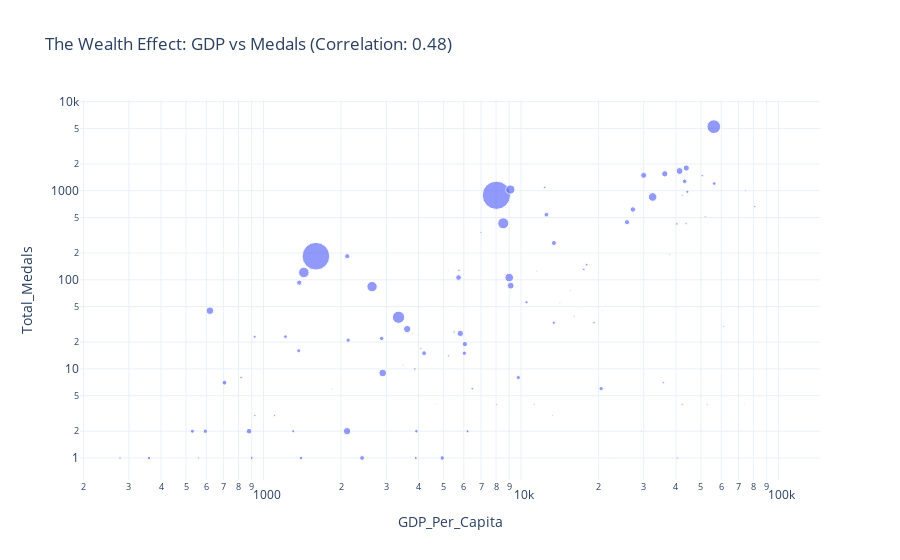

Notebook cell for this chart:
### Markdown cell above
## 3. Statistical Analysis: The Wealth Gap

### 3.1 GDP vs Medals Correlation
We use a log-scale scatter plot to show the correlation between economic power and sporting success. This forms the basis of our "Root Cause" analysis.

### Code cell
country_stats = olympics_merged.groupby('Country').agg(
    Total_Medals=('Medal', 'count'),
    GDP_Per_Capita=('GDP per Capita', 'mean'),
    Population=('Population', 'mean')
).reset_index()

country_stats = country_stats.dropna(subset=['GDP_Per_Capita'])
country_stats['GDP_Log'] = np.log1p(country_stats['GDP_Per_Capita'])
country_stats['Medals_Log'] = np.log1p(country_stats['Total_Medals'])

# Calculate Correlation
correlation = country_stats[['GDP_Log', 'Medals_Log']].corr().iloc[0, 1]

fig = px.scatter(country_stats, x='GDP_Per_Capita', y='Total_Medals', size='Population',
                 hover_name='Country', log_x=True, log_y=True,
                 title=f'The Wealth Effect: GDP vs Medals (Correlation: {correlation:.2f})',
                 template='plotly_white')
fig.show()

### Figure 1 — Plotly figure (JSON) as saved in the notebook; plotly's stock layout.template omitted (floating-point values rounded to 4 significant figures)
{"data": [{"hovertemplate": "<b>%{hovertext}</b><br><br>GDP_Per_Capita=%{x}<br>Total_Medals=%{y}<br>Population=%{marker.size}<extra></extra>", "hovertext": ["Afghanistan", "Algeria", "Argentina", "Armenia", "Australia", "Austria", "Azerbaijan", "Bahamas", "Bahrain", "Barbados", "Belarus", "Belgium", "Botswana", "Brazil", "Bulgaria", "Burundi", "Cameroon", "Canada", "Chile", "China", "Colombia", "Costa Rica", "Cote d'Ivoire", "Croatia", "Cyprus", "Czech Republic", "Denmark", "Djibouti", "Dominican Republic", "Ecuador", "Egypt", "Estonia", "Ethiopia", "Finland", "France", "Gabon", "Georgia", "Germany", "Ghana", "Greece", "Grenada", "Guatemala", "Guyana", "Haiti", "Hong Kong*", "Hungary", "Iceland", "India", "Indonesia", "Iraq", "Ireland", "Israel", "Italy", "Jamaica", "Japan", "Kazakhstan", "Kenya", "Korea, South", "Kuwait", "Kyrgyzstan", "Latvia", "Lebanon", "Lithuania", "Luxembourg", "Macedonia", "Malaysia", "Mauritius", "Mexico", "Moldova", "Mongolia", "Morocco", "Mozambique", "Namibia", "Netherlands", "New Zealand", "Niger", "Nigeria", "Norway", "Pakistan", "Panama", "Paraguay", "Peru", "Philippines", "Poland", "Portugal", "Qatar", "Russia", "Saudi Arabia", "Senegal", "Serbia", "Singapore", "Slovakia", "Slovenia", "South Africa", "Spain", "Sri Lanka", "Sudan", "Suriname", "Sweden", "Switzerland", "Tajikistan", "Tanzania", "Thailand", "Togo", "Tonga", "Trinidad and Tobago", "Tunisia", "Turkey", "Uganda", "Ukraine", "United Arab Emirates", "United Kingdom", "United States", "Uruguay", "Uzbekistan", "Vietnam", "Zambia", "Zimbabwe"], "legendgroup": "", "marker": {"color": "#636efa", "size": [32530000.0, 39670000.0, 43420000.0, 3018000.0, 23780000.0, 8611000.0, 9651000.0, 388000.0, 1377000.0, 284200.0, 9513000.0, 11290000.0, 2262000.0, 207800000.0, 7178000.0, 11180000.0, 23340000.0, 35850000.0, 17950000.0, 1371000000.0, 48230000.0, 4808000.0, 22700000.0, 4224000.0, 1165000.0, 10550000.0, 5676000.0, 887900.0, 10530000.0, 16140000.0, 91510000.0, 1312000.0, 99390000.0, 5482000.0, 66810000.0, 1725000.0, 3679000.0, 81410000.0, 27410000.0, 10820000.0, 106800.0, 16340000.0, 767100.0, 10710000.0, 7306000.0, 9845000.0, 330800.0, 1311000000.0, 257600000.0, 36420000.0, 4641000.0, 8380000.0, 60800000.0, 2726000.0, 127000000.0, 17540000.0, 46050000.0, 50620000.0, 3892000.0, 5957000.0, 1978000.0, 5851000.0, 2910000.0, 569700.0, 2078000.0, 30330000.0, 1263000.0, 127000000.0, 3554000.0, 2959000.0, 34380000.0, 27980000.0, 2459000.0, 16940000.0, 4596000.0, 19900000.0, 182200000.0, 5196000.0, 188900000.0, 3929000.0, 6639000.0, 31380000.0, 100700000.0, 38000000.0, 10350000.0, 2235000.0, 144100000.0, 31540000.0, 15130000.0, 7098000.0, 5535000.0, 5424000.0, 2064000.0, 54960000.0, 46420000.0, 20970000.0, 40230000.0, 543000.0, 9799000.0, 8287000.0, 8482000.0, 53470000.0, 67960000.0, 7305000.0, 106200.0, 1360000.0, 11110000.0, 78670000.0, 39030000.0, 45200000.0, 9157000.0, 65140000.0, 321400000.0, 3432000.0, 31300000.0, 91700000.0, 16210000.0, 15600000.0], "sizemode": "area", "sizeref": 3428050, "symbol": "circle"}, "mode": "markers", "name": "", "orientation": "v", "showlegend": false, "type": "scatter", "x": [594.3, 4206.0, 13430.0, 3489.0, 56310.0, 43770.0, 5496.0, 22820.0, 22600.0, 15430.0, 5740.0, 40320.0, 6360.0, 8539.0, 6993.0, 277.1, 1217.0, 43250.0, 13420.0, 8028.0, 6056.0, 11260.0, 1399.0, 11540.0, 23240.0, 17550.0, 51990.0, 1945.0, 6468.0, 6205.0, 3615.0, 17120.0, 619.2, 42310.0, 36210.0, 8266.0, 3796.0, 41310.0, 1370.0, 18000.0, 9212.0, 3903.0, 4127.0, 818.3, 42330.0, 12360.0, 50170.0, 1598.0, 3346.0, 4944.0, 61130.0, 35730.0, 29960.0, 5232.0, 32480.0, 10510.0, 1377.0, 27220.0, 29300.0, 1103.0, 13650.0, 8048.0, 14150.0, 101400.0, 4853.0, 9768.0, 9252.0, 9005.0, 1848.0, 3968.0, 2878.0, 529.2, 4674.0, 44300.0, 37810.0, 359.0, 2640.0, 74400.0, 1435.0, 13270.0, 4081.0, 6027.0, 2904.0, 12550.0, 19220.0, 73650.0, 9093.0, 20480.0, 899.6, 5235.0, 52890.0, 16090.0, 20730.0, 5724.0, 25830.0, 3926.0, 2415.0, 9485.0, 50580.0, 80950.0, 925.9, 879.0, 5815.0, 559.6, 4099.0, 17320.0, 3873.0, 9126.0, 705.3, 2115.0, 40440.0, 43880.0, 56120.0, 15570.0, 2132.0, 2111.0, 1305.0, 924.1], "xaxis": "x", "y": [2, 15, 259, 11, 1204, 426, 26, 27, 1, 1, 128, 424, 1, 431, 339, 1, 23, 1274, 33, 889, 19, 4, 1, 125, 1, 131, 512, 1, 6, 2, 28, 46, 45, 890, 1548, 1, 25, 1665, 16, 148, 1, 1, 1, 8, 4, 1091, 17, 184, 38, 1, 30, 7, 1488, 127, 851, 56, 93, 616, 2, 3, 35, 4, 55, 4, 1, 8, 1, 106, 6, 24, 22, 2, 4, 973, 191, 1, 84, 1011, 121, 3, 17, 15, 9, 538, 33, 4, 1031, 6, 1, 14, 4, 39, 44, 106, 444, 2, 1, 2, 1477, 665, 3, 2, 25, 1, 1, 20, 10, 86, 7, 184, 1, 1799, 5238, 76, 21, 2, 2, 23], "yaxis": "y"}], "layout": {"legend": {"itemsizing": "constant", "tracegroupgap": 0}, "title": {"text": "The Wealth Effect: GDP vs Medals (Correlation: 0.48)"}, "xaxis": {"anchor": "y", "domain": [0, 1], "title": {"text": "GDP_Per_Capita"}, "type": "log"}, "yaxis": {"anchor": "x", "domain": [0, 1], "title": {"text": "Total_Medals"}, "type": "log"}}}
